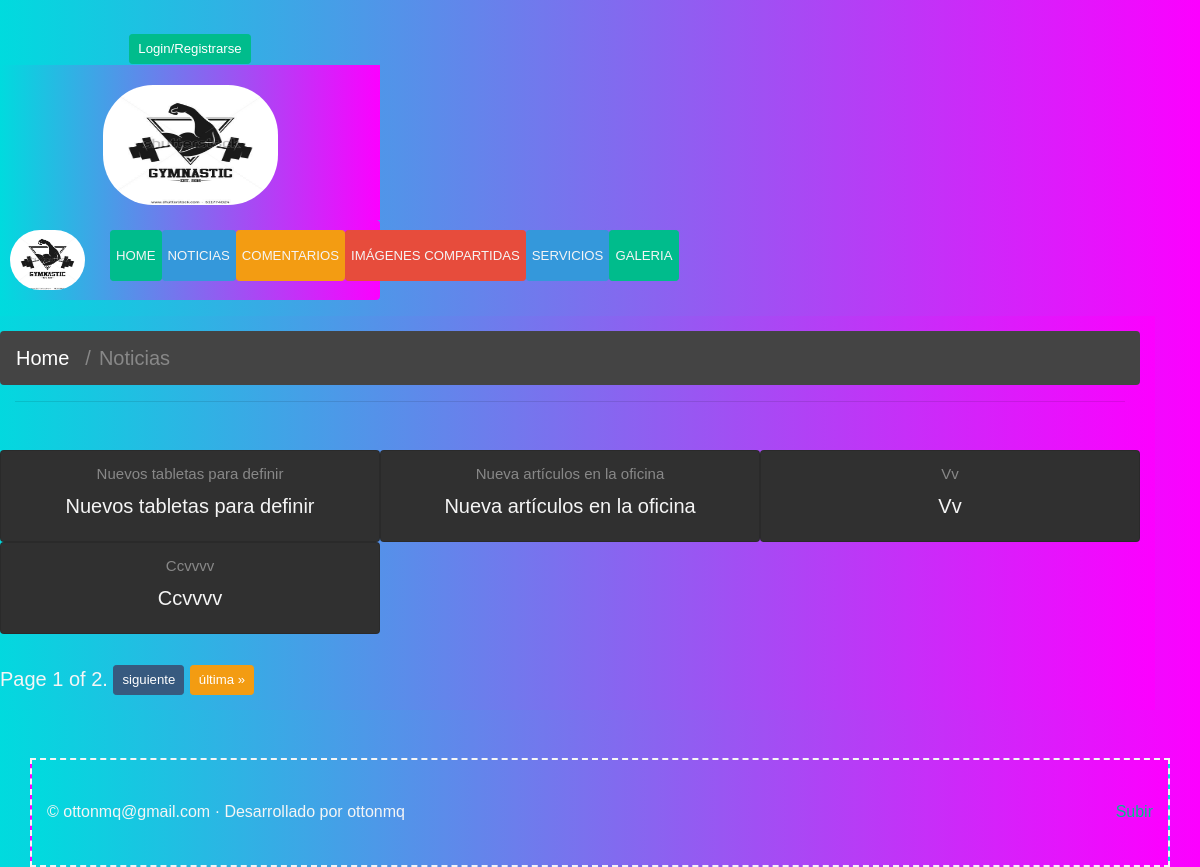
Screenshot of /noti/ with the database file from the repository.
### core/models.py (models this page shows, shortened)
class noticias(models.Model):
  info = models.CharField(max_length=500)
  class Meta:
    verbose_name = 'noticias'
    verbose_name_plural = "noticias"

### core/class_views.py (the view)
# urls.py: path('noti/',noti.as_view(),name='noti'),
class noti(ListView):
  model = noticias
  template_name = 'core/noticias.html'
  paginate_by = 4
  context_object_name = 'c'

### core/templates/core/noticias.html (shortened to what this page needs)
   {% extends 'core/base.html' %}
{% block contenido %}
      <nav aria-label="breadcrumb">
          <ol class="breadcrumb">
            <li class="breadcrumb-item"><a
            href="{% url 'home' %}"
            >Home</a></li>
            <li class="breadcrumb-item active" aria-current="page">Noticias</li>
          </ol>
        </nav>
<section class="portfolio" id="portfolio">
      <div class="container">
        <hr class="star-dark mb-5">
       <div class="row">
             {% for a in object_list %}
          <div class="card col-md-6 col-lg-4" style="width: 18rem;">
            <div class="card-body">
              <h6 class="card-subtitle mb-2 text-muted">{{a.info}}</h6>
              <p class="card-text">{{a.info}}</p>
            </div>
          </div>
          {%empty%}
            <h1>No hay entrenamientos :(</h1>
          {%endfor%}
       </div>
      </div>
    </section>
    <br>
        <div class="pagination">
            <span class="step-links">
                <span class="current">
                    Page {{ page_obj.number }} of {{ page_obj.paginator.num_pages }}.
                </span>
                {% if page_obj.has_next %}
                    <a
                    class="btn btn-primary btn-sm"
                    href="?page={{ page_obj.next_page_number }}">siguiente</a>
                    <a
                    class="btn btn-warning btn-sm"
                    href="?page={{ page_obj.paginator.num_pages }}">última &raquo;</a>
                {% endif %}
            </span>
        </div>
    </div>
{% endblock contenido %}

### core/static/core/css/estilos.css (style rules this page uses)
body { font-size: 15pt; background: #fc00ff; background: -webkit-linear-gradient(to right, #00dbde, #fc00ff); background: linear-gradient(to right, #00dbde, #fc00ff); }
p { margin-bottom:1px; }
body { font-family: 'Lucida Sans', 'Lucida Sans Regular', 'Lucida Grande', 'Lucida Sans Unicode', Geneva, Verdana, sans-serif; }

### core/templates/core/noticias.html (style rules this page uses)
a { text-decoration: none; color: Whitesnake; }

### rows the page displays
noticias: info "Nuevos tabletas para definir"
noticias: info "Nueva artículos en la oficina"
noticias: info "Vv"
noticias: info "Ccvvvv"

### other values shown
{{ page_obj.number }} "1"
{{ page_obj.paginator.num_pages }} "2"
